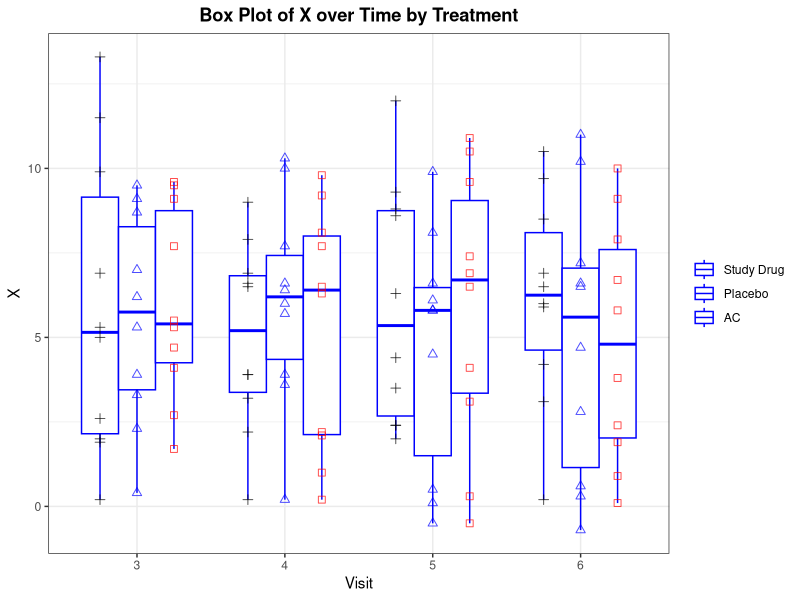

Here is the R script that generated this plot:
out <- Sys.getenv("OUT_DIR")
if (out == "") out <- getwd()
dir.create(out, showWarnings = FALSE, recursive = TRUE)

suppressPackageStartupMessages({
  library(dplyr)
  library(tidyr)
  library(ggplot2)
  library(readr)
})

# SAS ROUND half away from zero helper (SAS rounds half away from zero)
sas_round <- function(x, unit = 1) {
  if (unit == 0) return(x)
  s <- sign(x)
  ax <- abs(x) / abs(unit)
  # small epsilon to avoid floating error, SAS-like
  r <- floor(ax + 0.5 + 1e-9)
  s * r * abs(unit)
}

# ---- DATA X : DO TRT / DO J / DO VISIT ; X=ROUND(J+2*NORMAL(777),0.1) ----
# SAS NORMAL(777) with constant seed: emulate intent as random stream
# Use R rnorm with seed 777 in SAS loop order (TRT outer, J middle, VISIT inner)
trt_levels <- c("Study Drug", "Placebo", "AC")

# Build in SAS loop order
X_df <- expand.grid(VISIT = 3:6, J = 1:10, TRT = trt_levels, stringsAsFactors = FALSE)
# expand.grid varies first fastest; we need TRT slowest, J middle, VISIT fastest
# Reorder to TRT outer, J middle, VISIT inner
X_df <- X_df[order(match(X_df$TRT, trt_levels), X_df$J, X_df$VISIT), ]
rownames(X_df) <- NULL

n <- nrow(X_df)  # 3*10*4 = 120
set.seed(777)
z <- rnorm(n)  # stand-in for NORMAL(777) stream

X_df$SUBJID <- with(X_df, J + 100L * (TRT == "Study Drug") + 200L * (TRT == "Placebo") + 300L * (TRT == "AC"))
X_df$Xraw <- with(X_df, J + 2 * z)
X_df$X <- sas_round(X_df$Xraw, 0.1)
X_df$Xraw <- NULL

# Keep SAS variables: TRT, SUBJID, VISIT, X (+J for trace, drop J like SAS DROP J)
X_df <- X_df[, c("TRT", "SUBJID", "VISIT", "J", "X")]

# ---- DATA XX : VIS offsets ----
XX <- X_df
XX$VIS <- with(XX, ifelse(TRT == "Study Drug", VISIT,
                   ifelse(TRT == "Placebo", VISIT + 0.15,
                   ifelse(TRT == "AC", VISIT + 0.30, VISIT))))
# IF VISIT IN (4,5) THEN VIS=VIS-0.15;
XX$VIS[XX$VISIT %in% c(4, 5)] <- XX$VIS[XX$VISIT %in% c(4, 5)] - 0.15
# IF VISIT=6 THEN VIS=VIS-0.3;
XX$VIS[XX$VISIT == 6] <- XX$VIS[XX$VISIT == 6] - 0.3

# Drop J to match SAS (X has TRT SUBJID VISIT X ; XX adds VIS)
XX_nodrop <- XX
XX <- XX[, c("TRT", "SUBJID", "VISIT", "VIS", "X")]

# ---- PROC SORT DATA=XX; BY VIS; RUN; ----
# SAS sorts missing first, character uppercase before lowercase; VIS numeric
XX <- XX[order(XX$VIS), ]
rownames(XX) <- NULL

# ---- Summary stats for table (boxplot stats by TRT x VISIT) ----
# Mimic PROC BOXPLOT / MEANS descriptive stats
stats_df <- XX %>%
  group_by(TRT, VISIT, VIS) %>%
  summarise(
    N = sum(!is.na(X)),
    MEAN = mean(X, na.rm = TRUE),
    STD = ifelse(sum(!is.na(X)) > 1, sd(X, na.rm = TRUE), NA_real_),
    MEDIAN = median(X, na.rm = TRUE),
    Q1 = quantile(X, 0.25, na.rm = TRUE, type = 2),
    Q3 = quantile(X, 0.75, na.rm = TRUE, type = 2),
    MIN = min(X, na.rm = TRUE),
    MAX = max(X, na.rm = TRUE),
    .groups = "drop"
  ) %>%
  arrange(match(TRT, c("AC", "Placebo", "Study Drug")), VISIT) %>%
  as.data.frame()

# For display: round-half-up formatting
fmt2 <- function(x) sprintf("%.2f", sas_round(x, 0.01))
fmt1 <- function(x) sprintf("%.1f", sas_round(x, 0.1))

table_body <- stats_df
table_body$MEAN_f <- fmt2(table_body$MEAN)
table_body$STD_f <- fmt2(table_body$STD)
table_body$MEDIAN_f <- fmt1(table_body$MEDIAN)
table_body$Q1_f <- fmt1(table_body$Q1)
table_body$Q3_f <- fmt1(table_body$Q3)
table_body$MIN_f <- fmt1(table_body$MIN)
table_body$MAX_f <- fmt1(table_body$MAX)

# ---- PROC BOXPLOT DATA=XX; PLOT X*vis=TRT ; HAXIS ORDER 3 TO 6 ----
# SAS: FORMAT VIS 4. ; AXIS LABEL=("Visit") ORDER=(3 TO 6 BY 1)
# Use VISIT on x with dodge to emulate offset VIS positions; color by TRT
# SYMBOL1 V=PLUS C=BLACK; SYMBOL2 V=TRIANGLE C=BLUE; SYMBOL3 V=SQUARE C=RED;
plot_data <- XX
plot_data$TRT <- factor(plot_data$TRT, levels = c("Study Drug", "Placebo", "AC"))
plot_data$VISIT_f <- factor(plot_data$VISIT, levels = c(3, 4, 5, 6))

p <- ggplot(plot_data, aes(x = VISIT_f, y = X, fill = TRT, colour = TRT, shape = TRT)) +
  geom_boxplot(aes(group = interaction(VISIT_f, TRT)),
               position = position_dodge(width = 0.75),
               colour = "blue",
               outlier.colour = "red",
               outlier.shape = 8) +
  geom_point(position = position_dodge(width = 0.75), size = 2, alpha = 0.7, show.legend = FALSE) +
  scale_x_discrete(name = "Visit", limits = c("3", "4", "5", "6")) +
  scale_y_continuous(name = "X") +
  scale_fill_manual(values = c("Study Drug" = "white", "Placebo" = "white", "AC" = "white")) +
  scale_colour_manual(values = c("Study Drug" = "black", "Placebo" = "blue", "AC" = "red")) +
  scale_shape_manual(values = c("Study Drug" = 3, "Placebo" = 2, "AC" = 0)) +
  ggtitle("Box Plot of X over Time by Treatment") +
  theme_bw() +
  theme(plot.title = element_text(hjust = 0.5, face = "bold"),
        legend.title = element_blank())

png_path <- file.path(out, "P031_f_plsr_box_plot.png")
ggsave(png_path, plot = p, width = 9, height = 7, units = "in", dpi = 300)

# ---- Outputs: CSVs and TXT ----
# CSV of plotted data (figure source)
write.csv(XX, file.path(out, "P031_f_plsr_box_plot_data.csv"), row.names = FALSE, na = "")

# CSV of table body (summary stats) with SAS-like variable names
table_csv <- data.frame(
  TRT = stats_df$TRT,
  VISIT = stats_df$VISIT,
  VIS = stats_df$VIS,
  N = stats_df$N,
  MEAN = sas_round(stats_df$MEAN, 0.01),
  STD = sas_round(stats_df$STD, 0.01),
  MEDIAN = sas_round(stats_df$MEDIAN, 0.1),
  Q1 = sas_round(stats_df$Q1, 0.1),
  Q3 = sas_round(stats_df$Q3, 0.1),
  MIN = sas_round(stats_df$MIN, 0.1),
  MAX = sas_round(stats_df$MAX, 0.1),
  stringsAsFactors = FALSE
)
write.csv(table_csv, file.path(out, "P031_f_plsr_box_plot.csv"), row.names = FALSE, na = "")

# Plain-text rendering containing same numbers
txt_path <- file.path(out, "P031_f_plsr_box_plot.txt")
con <- file(txt_path, open = "wt")
writeLines("Box Plot of X over Time by Treatment", con)
writeLines("", con)
writeLines("Boxplot of X by Visit (VIS) by Treatment (TRT)", con)
writeLines("HAXIS Visit ORDER=(3 TO 6 BY 1)  BOXSTYLE=SCHEMATICID", con)
writeLines("", con)
hdr <- sprintf("%-10s %5s %5s %3s %7s %7s %7s %7s %7s %7s %7s",
               "TRT", "VISIT", "VIS", "N", "MEAN", "STD", "MEDIAN", "Q1", "Q3", "MIN", "MAX")
writeLines(hdr, con)
writeLines(paste(rep("-", nchar(hdr)), collapse = ""), con)
for (i in seq_len(nrow(table_body))) {
  line <- sprintf("%-10s %5d %5.2f %3d %7s %7s %7s %7s %7s %7s %7s",
                  table_body$TRT[i],
                  table_body$VISIT[i],
                  table_body$VIS[i],
                  table_body$N[i],
                  table_body$MEAN_f[i],
                  table_body$STD_f[i],
                  table_body$MEDIAN_f[i],
                  table_body$Q1_f[i],
                  table_body$Q3_f[i],
                  table_body$MIN_f[i],
                  table_body$MAX_f[i])
  writeLines(line, con)
}
writeLines("", con)
writeLines(paste0("N observations plotted = ", nrow(XX)), con)
writeLines("Symbols: Study Drug PLUS BLACK / Placebo TRIANGLE BLUE / AC SQUARE RED", con)
writeLines("IDSYMBOL=STAR IDCOLOR=RED  CBOX=BLUE", con)
close(con)
